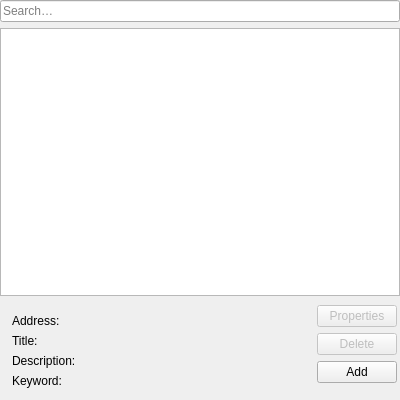
<?xml version="1.0" encoding="UTF-8"?>
<ui version="4.0">
 <class>Meerkat::BookmarksContentsWidget</class>
 <widget class="QWidget" name="Meerkat::BookmarksContentsWidget">
  <property name="geometry">
   <rect>
    <x>0</x>
    <y>0</y>
    <width>400</width>
    <height>400</height>
   </rect>
  </property>
  <layout class="QVBoxLayout" name="verticalLayout" stretch="0,1,0">
   <property name="leftMargin">
    <number>0</number>
   </property>
   <property name="topMargin">
    <number>0</number>
   </property>
   <property name="rightMargin">
    <number>0</number>
   </property>
   <property name="bottomMargin">
    <number>0</number>
   </property>
   <item>
    <widget class="QLineEdit" name="filterLineEdit">
     <property name="placeholderText">
      <string>Search…</string>
     </property>
     <property name="clearButtonEnabled">
      <bool>true</bool>
     </property>
    </widget>
   </item>
   <item>
    <widget class="Meerkat::ItemViewWidget" name="bookmarksViewWidget">
     <property name="contextMenuPolicy">
      <enum>Qt::CustomContextMenu</enum>
     </property>
     <property name="editTriggers">
      <set>QAbstractItemView::NoEditTriggers</set>
     </property>
     <property name="dragEnabled">
      <bool>true</bool>
     </property>
     <property name="dragDropMode">
      <enum>QAbstractItemView::DragDrop</enum>
     </property>
     <property name="defaultDropAction">
      <enum>Qt::CopyAction</enum>
     </property>
     <attribute name="headerDefaultSectionSize">
      <number>250</number>
     </attribute>
    </widget>
   </item>
   <item>
    <widget class="QWidget" name="detailsWidget" native="true">
     <layout class="QHBoxLayout" name="horizontalLayout">
      <property name="leftMargin">
       <number>3</number>
      </property>
      <property name="topMargin">
       <number>3</number>
      </property>
      <property name="rightMargin">
       <number>3</number>
      </property>
      <property name="bottomMargin">
       <number>3</number>
      </property>
      <item>
       <widget class="QWidget" name="formWidget" native="true">
        <property name="sizePolicy">
         <sizepolicy hsizetype="Expanding" vsizetype="Preferred">
          <horstretch>0</horstretch>
          <verstretch>0</verstretch>
         </sizepolicy>
        </property>
        <layout class="QFormLayout" name="formLayout">
         <item row="0" column="0">
          <widget class="QLabel" name="addressLabel">
           <property name="text">
            <string>Address:</string>
           </property>
          </widget>
         </item>
         <item row="1" column="0">
          <widget class="QLabel" name="titleLabel">
           <property name="text">
            <string>Title:</string>
           </property>
          </widget>
         </item>
         <item row="2" column="0">
          <widget class="QLabel" name="descriptionLabel">
           <property name="text">
            <string>Description:</string>
           </property>
          </widget>
         </item>
         <item row="0" column="1">
          <widget class="Meerkat::TextLabelWidget" name="addressLabelWidget" native="true"/>
         </item>
         <item row="1" column="1">
          <widget class="Meerkat::TextLabelWidget" name="titleLabelWidget" native="true"/>
         </item>
         <item row="2" column="1">
          <widget class="Meerkat::TextLabelWidget" name="descriptionLabelWidget" native="true"/>
         </item>
         <item row="3" column="0">
          <widget class="QLabel" name="keywordLabel">
           <property name="text">
            <string>Keyword:</string>
           </property>
          </widget>
         </item>
         <item row="3" column="1">
          <widget class="Meerkat::TextLabelWidget" name="keywordLabelWidget" native="true"/>
         </item>
        </layout>
       </widget>
      </item>
      <item>
       <layout class="QVBoxLayout" name="actionsLayout" stretch="0,0,0,1">
        <item>
         <widget class="QPushButton" name="propertiesButton">
          <property name="enabled">
           <bool>false</bool>
          </property>
          <property name="text">
           <string>Properties</string>
          </property>
         </widget>
        </item>
        <item>
         <widget class="QPushButton" name="deleteButton">
          <property name="enabled">
           <bool>false</bool>
          </property>
          <property name="text">
           <string>Delete</string>
          </property>
         </widget>
        </item>
        <item>
         <widget class="QPushButton" name="addButton">
          <property name="text">
           <string>Add</string>
          </property>
         </widget>
        </item>
        <item>
         <spacer name="verticalSpacer">
          <property name="orientation">
           <enum>Qt::Vertical</enum>
          </property>
          <property name="sizeHint" stdset="0">
           <size>
            <width>0</width>
            <height>0</height>
           </size>
          </property>
         </spacer>
        </item>
       </layout>
      </item>
     </layout>
    </widget>
   </item>
  </layout>
 </widget>
 <customwidgets>
  <customwidget>
   <class>Meerkat::TextLabelWidget</class>
   <extends>QWidget</extends>
   <header>src/ui/TextLabelWidget.h</header>
   <container>1</container>
  </customwidget>
  <customwidget>
   <class>Meerkat::ItemViewWidget</class>
   <extends>QTreeView</extends>
   <header>src/ui/ItemViewWidget.h</header>
  </customwidget>
 </customwidgets>
 <tabstops>
  <tabstop>filterLineEdit</tabstop>
  <tabstop>bookmarksViewWidget</tabstop>
  <tabstop>propertiesButton</tabstop>
  <tabstop>deleteButton</tabstop>
  <tabstop>addButton</tabstop>
 </tabstops>
 <resources/>
 <connections/>
</ui>
